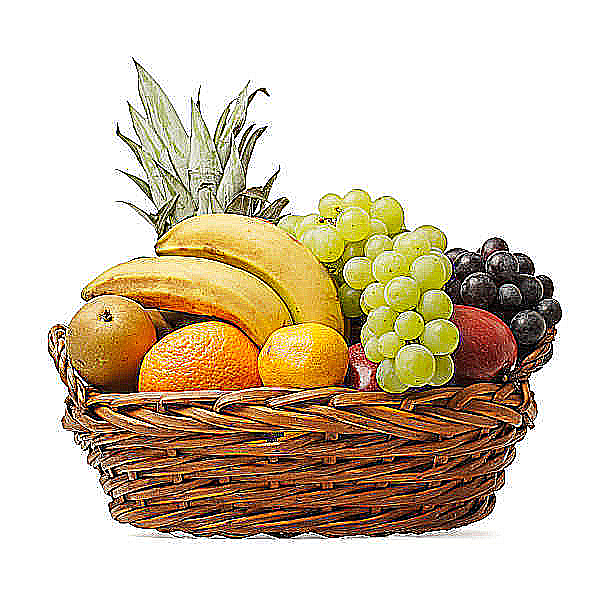
#> input picture sharp1.png, 612 x 606 px, given in place of the camera
$ python 4frame.py
#> lines starting #> are read from the running program, lines starting #| are printed output that depends on the picture; after the words box and inside, x2 and y2 are one past the last pixel; in counts of white or black regions, pixels touching at a corner belong together
import cv2
from cv2 import THRESH_OTSU
import numpy as np
cap = cv2.VideoCapture(0)
while True:
    _, img = cap.read()
#> img is the input picture: shape (606, 612, 3); mean B, G, R 177.7, 199.4, 214.1
    img = cv2.resize(img,(640,350))
#> img: shape (350, 640, 3)
    org_img = img.copy()
    gray = cv2.cvtColor(img, cv2.COLOR_BGR2GRAY)
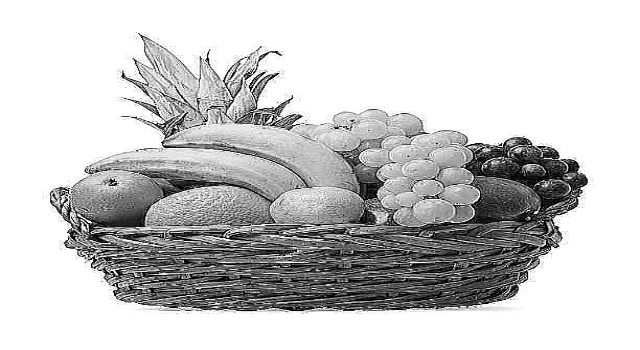
#> gray: shape (350, 640); min 0, max 255, mean 201.3
    _,thres = cv2.threshold(gray, 0 , 255, cv2.THRESH_OTSU)
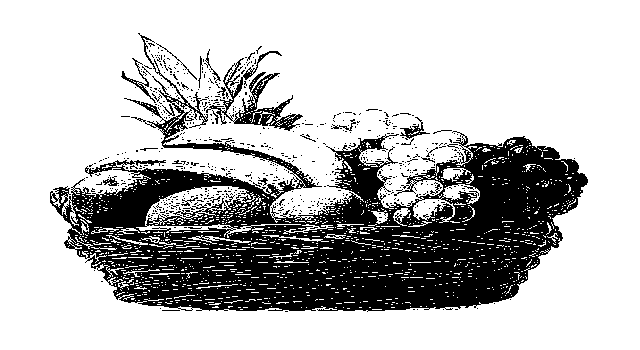
#> thres: shape (350, 640); 73.6% white; 649 black regions (625 under 20 px), largest, box (x1, y1, x2, y2) and area: (50, 33, 588, 312) 54390, (206, 51, 303, 131) 1773, (121, 58, 156, 103) 204


    edges = cv2.Canny(img,100,200)
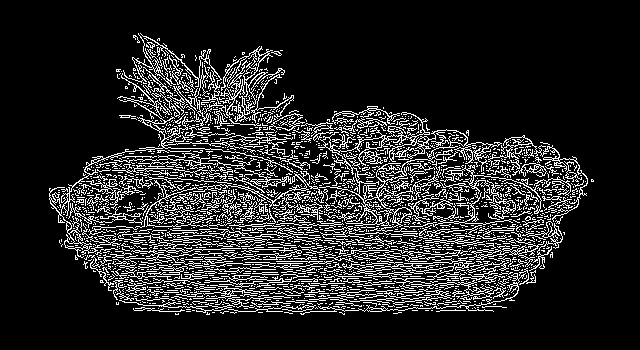
#> edges: shape (350, 640); 14.7% white in thin lines or dots, all inside (x1, y1, x2, y2) = (49, 33, 594, 315)

    cont,_ = cv2.findContours(thres , cv2.RETR_TREE, cv2.CHAIN_APPROX_SIMPLE)
#> cont = 2617 contours, 2525 with area under 20; largest, box (x1, y1, x2, y2) and area: (0, 0, 640, 350) 223011, (49, 135, 589, 312) 62370, (136, 186, 301, 238) 2344, (146, 102, 323, 189) 1685, (233, 72, 304, 132) 1467

    image = cv2.drawContours(img,cont,-1,(0,255,0),2)
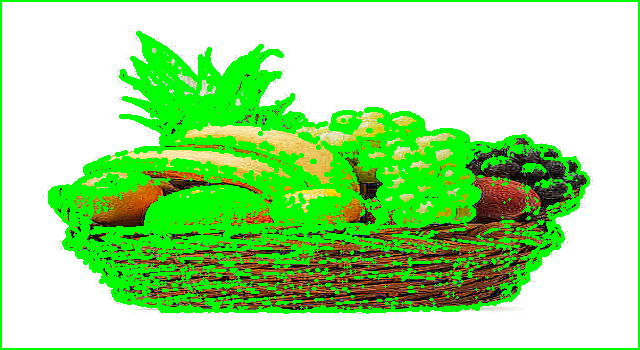
#> image: shape (350, 640, 3); mean B, G, R 149.9, 224, 165.6

    edges_3d = cv2.cvtColor(edges,cv2.COLOR_GRAY2BGR)
    thres_3d = cv2.cvtColor(thres,cv2.COLOR_GRAY2BGR)

    np_hroz1 = np.hstack((thres_3d,edges_3d))
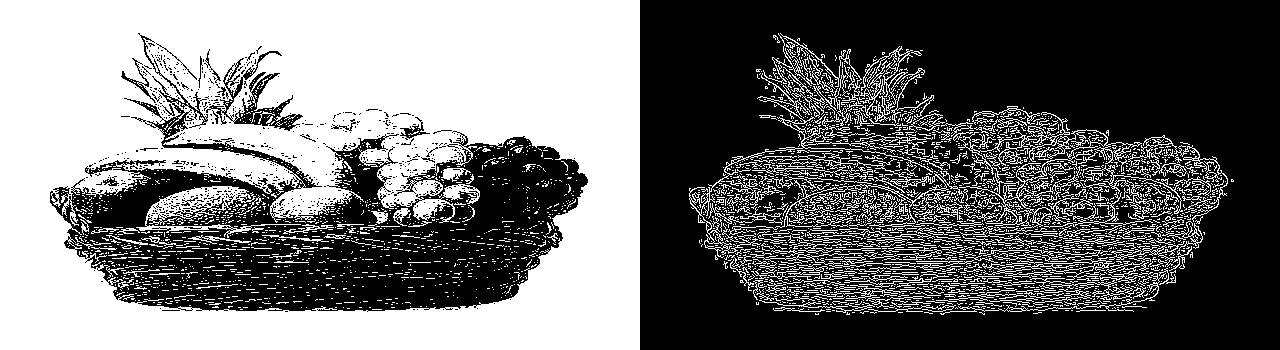
#> np_hroz1: shape (350, 1280, 3); 44.2% white; 3407 white regions (3096 under 20 px), largest, box (x1, y1, x2, y2) and area: (0, 0, 640, 350) 155812, (958, 112, 1142, 232) 2784, (689, 33, 933, 258) 2533
    np_hroz2 = np.hstack((image,org_img))
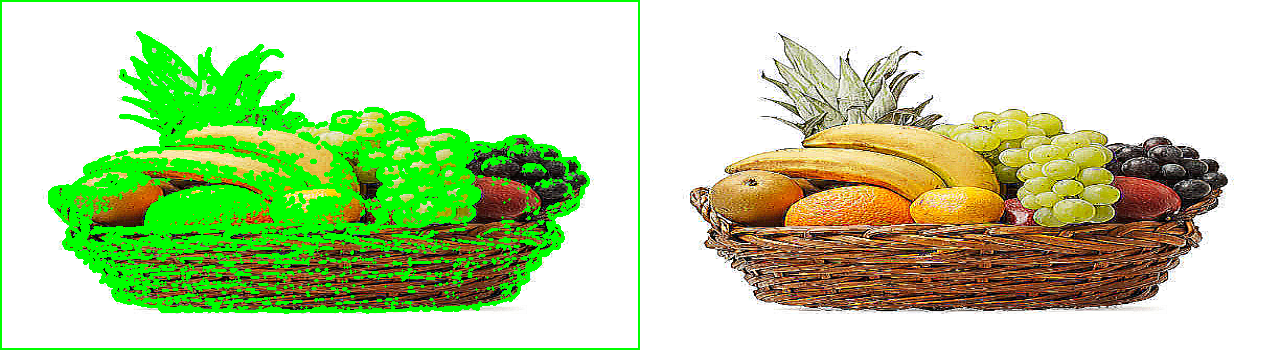
#> np_hroz2: shape (350, 1280, 3); mean B, G, R 163.8, 211.7, 189.8

    final = np.vstack((np_hroz1,np_hroz2))
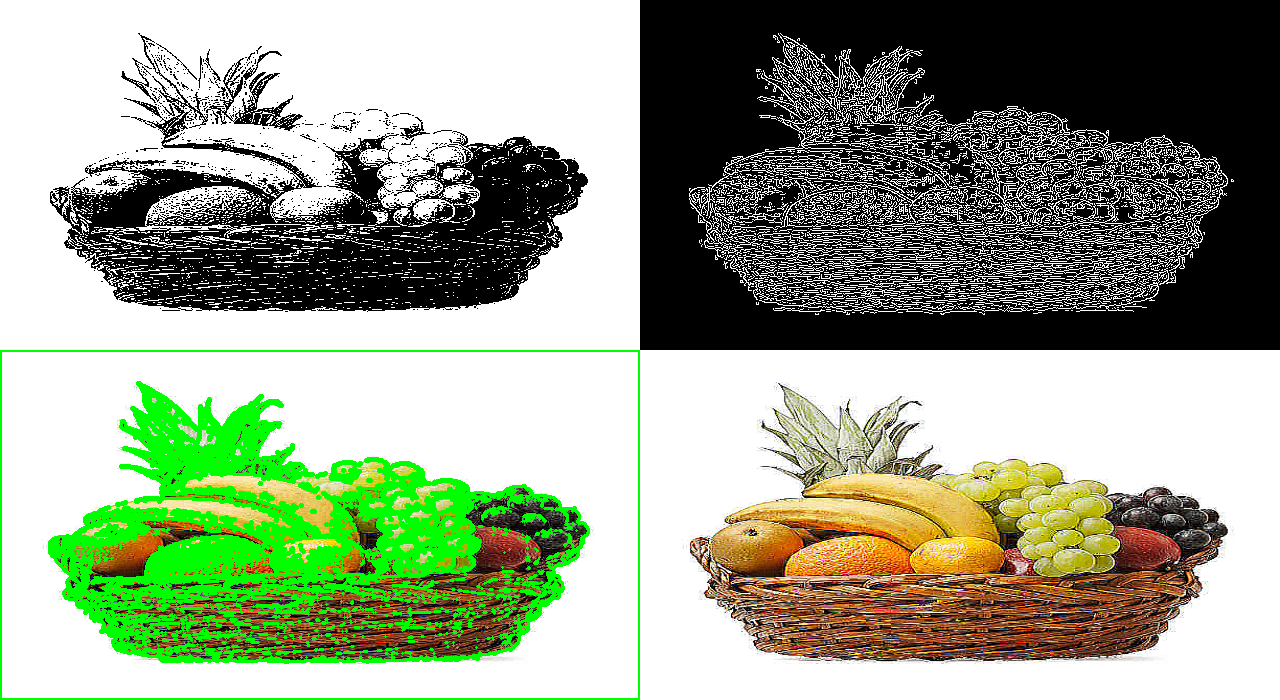
#> final: shape (700, 1280, 3); mean B, G, R 138.2, 162.2, 151.2

    cv2.imshow('couple', final)

    if cv2.waitKey(1) == ord('q'):
#> (key q is pressed here)
        break
cap.release()
cv2.destroyAllWindows()
